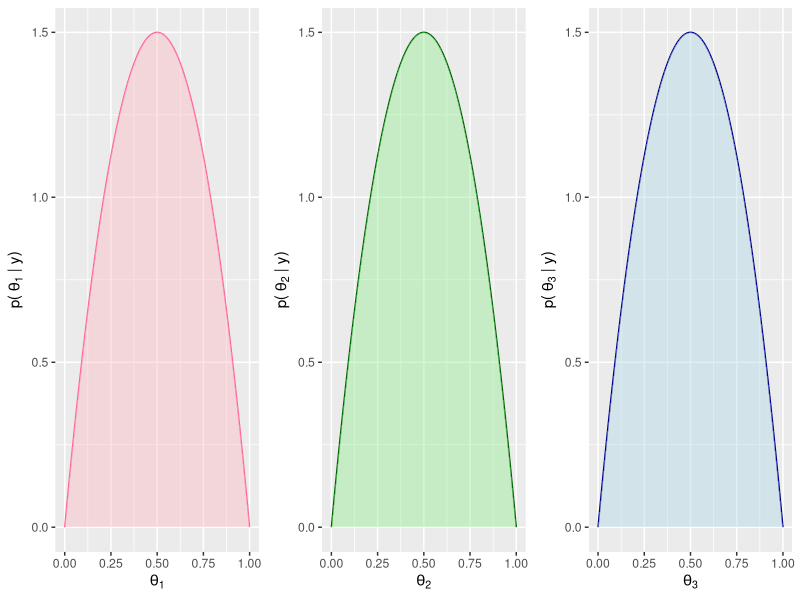
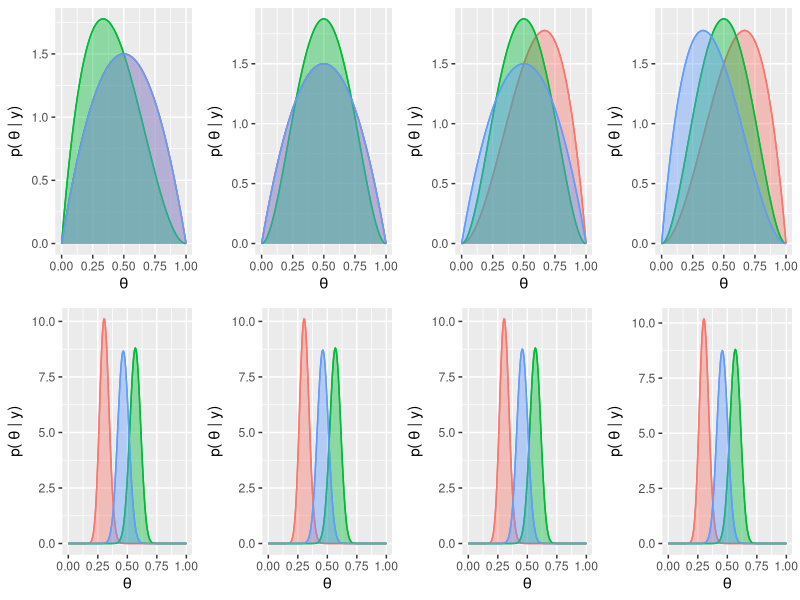
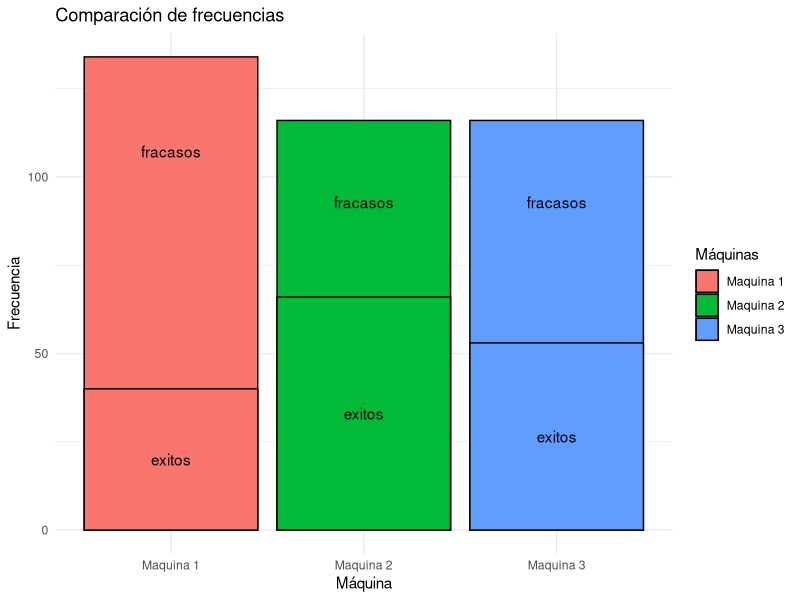
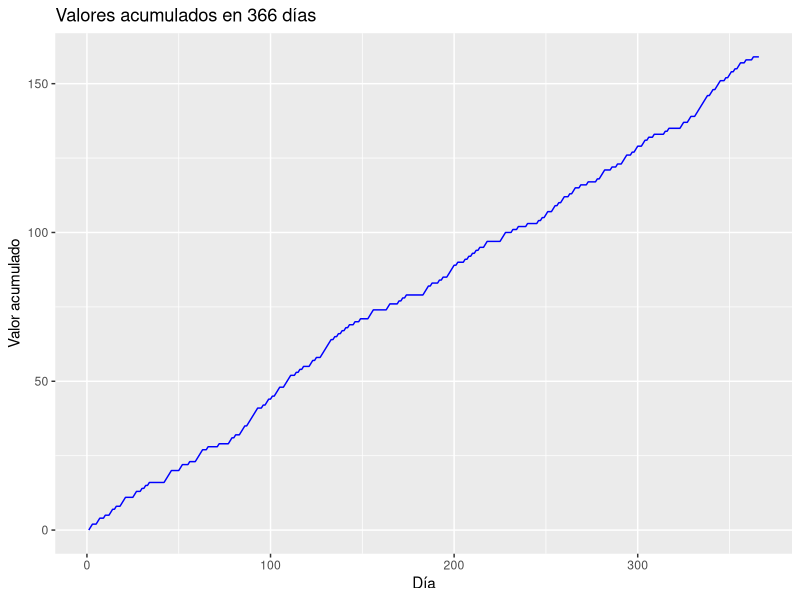
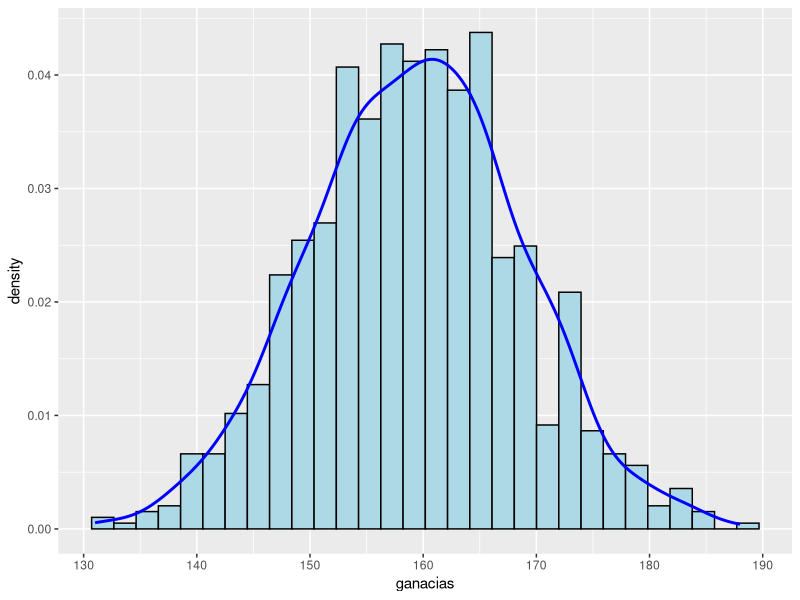
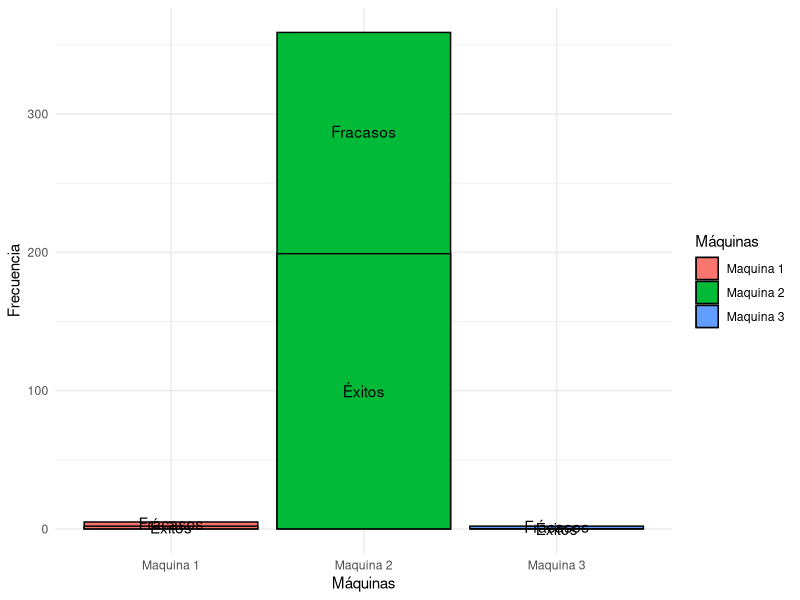
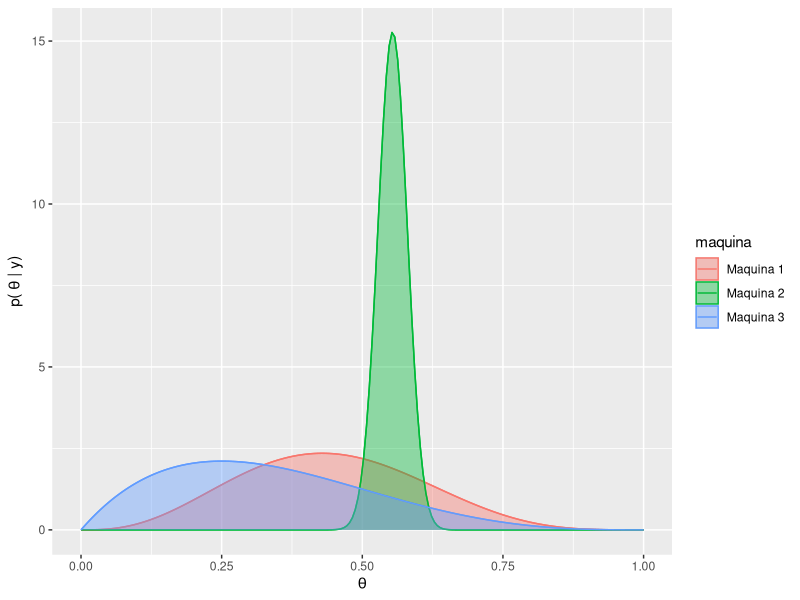
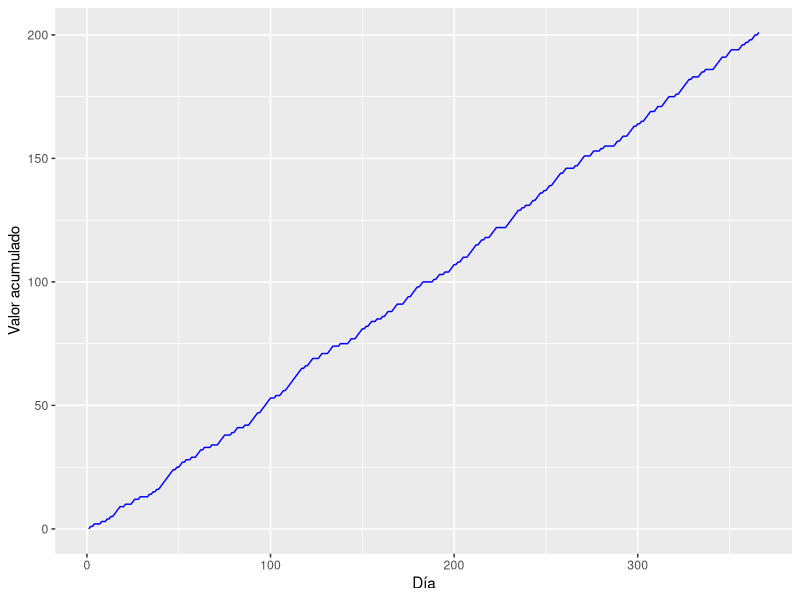

Reproduce these figures in R, in order. (Note: this script raises an error after producing the figures.)
## ---- chunk 1
# Carga de paquetes necesarios
library(ggplot2)
library(dplyr)
library(cowplot)
library(gridExtra)

# Gráfico de prior 
library(ggplot2)
library(cowplot)
library(gridExtra)
x <- seq(0, 1, length.out = 200)
prior1 <- dbeta(x, 2, 2)
prior2 <- dbeta(x, 2, 2)
prior3 <- dbeta(x, 2, 2)

g1<-ggplot(x = x, y = prior1)+
  aes(x = x, y = prior1)+
  geom_line( color = "#FF6699") +
  geom_area(fill = "lightpink", alpha = 0.4, position = "identity") +
  labs(x = bquote(theta[1]), y = expression("p(" ~ theta[1] ~ "| y)")) + 
  theme(legend.position = "none")

g2<-ggplot(x = x, y = prior2)+
  aes(x = x, y = prior2)+
  geom_line( color = "darkgreen") +
  geom_area(fill = "lightgreen", alpha = 0.4, position = "identity") +
  labs(x = bquote(theta[2]), y = expression("p(" ~ theta[2] ~ "| y)")) +
  theme(legend.position = "none")


g3<-ggplot(x = x, y = prior3)+
  aes(x = x, y = prior3)+
  geom_line( color = "darkblue") +
  geom_area(fill = "lightblue", alpha = 0.4, position = "identity") +
  labs(x = bquote(theta[3]), y = expression("p(" ~ theta[3] ~ "| y)")) +
  theme(legend.position = "none")

grid.arrange(g1, g2, g3, ncol = 3)
## ---- chunk 2
# Funciones necesarias
graficar<-function(cont_tiradas, cont_exitos, wins, alphas, betas){
  df <- data.frame(maq = c("Maquina 1", "Maquina 2", "Maquina 3"),
                   freq = cont_tiradas,
                   exitos = cont_exitos,
                   fracasos = cont_tiradas - cont_exitos)
  g1<-ggplot(df, aes(x = maq, fill = maq)) +
    geom_bar(aes(y = freq ), stat = "identity", color = "black") +
    geom_bar(aes(y = exitos ), stat = "identity", color = "black") +
    geom_text(aes(y = exitos, label = "Éxitos"), position = position_stack(vjust = 0.5)) +
    geom_text(aes(y = freq, label = "Fracasos"), position = position_stack(vjust = 0.8)) +
    labs(x = "Máquinas",
         y = "Frecuencia") +
    theme_minimal() +
    guides(fill = guide_legend(title = "Máquinas"))
  
  
  # Crear el gráfico de ganancias
  df <- data.frame(dias = 1:366, wins=wins)
  g2<-ggplot(df, aes(x = dias, y = wins)) +
    geom_line(color = "blue")+
    labs(x = "Día",
         y = "Valor acumulado")
  
  # Crear el gráfico de postiriors
  x1=seq(0,1,length.out =200)
  posterior1=dbeta(x1,alphas[1],betas[1])
  posterior2=dbeta(x1,alphas[2],betas[2])
  posterior3=dbeta(x1,alphas[3],betas[3])
  
  df <- data.frame(
    theta = x1,
    posterior = rep(c(posterior1,posterior2, posterior3), time = 1),
    maquina = rep(c("Maquina 1", "Maquina 2", "Maquina 3"), each = length(x1))
  )
  
  g3<-ggplot(df)+
    aes(x = theta, y = posterior, color = maquina)+
    theme(legend.position = "right")+
    geom_line() +
    geom_area(aes(fill = maquina), alpha = 0.4, position = "identity") +
    labs(x = expression(theta), y = expression("p(" ~ theta ~ "| y)"))
print(g1)
print(g3)
print(g2)
}
## ---- chunk 3
al_azar <- function(lista1) {
  alphas <- lista1[[1]]
  betas <- lista1[[2]]
  tethas <- lista1[[3]]
  prior_df <- lista1[[4]]
  x1=seq(0,1,length.out =200)

  sample <- sample(1:length(alphas), 1)
  juego <- rbinom(1, 1, tethas[sample])
  alphas[sample] <- alphas[sample] + juego
  betas[sample] <- betas[sample] + 1 - juego
  
  postirior <- dbeta(x1, alphas[sample],  betas[sample])
  prior_df[, sample] <- postirior
  salida1_list <- list(alphas, betas, tethas, prior_df, sample, juego)
  return(salida1_list)
}
## ---- chunk 4
set.seed(491)
alphas<-c(2,2,2)
betas<-c(2,2,2)
tethas=c(0.3,0.55,0.45)

x1=seq(0,1,length.out =200)
prior_df <- data.frame(prior1=dbeta(x1,alphas[1],betas[1]), 
                       prior2=dbeta(x1,alphas[2],betas[2]), 
                       prior3=dbeta(x1,alphas[3],betas[3]))

wins=numeric(366)
cont_exitos= c(0,0,0)
cont_tiradas = c(0, 0, 0)
juego=0
sample=0
entrada1_list = list(alphas, betas, tethas, prior_df, sample, juego)
graf_list=list()

for (i in 1:366) {
  entrada1_list=al_azar(lista1=entrada1_list)
  sample <- entrada1_list[[5]]
  juego <- entrada1_list[[6]]
  cont_exitos[sample] <- cont_exitos[sample] + juego
  cont_tiradas[sample] <- cont_tiradas[sample] + 1
  prior_df <- entrada1_list[[4]]

  if(i==1){
    wins[i]=juego
  }else{
    wins[i]=wins[i-1]+juego
  }
  prior_df_largo <- data.frame(
    theta = x1,
    posterior = rep(c(prior_df$prior1, 
                      prior_df$prior2, 
                      prior_df$prior3), time = 1),
    maquina = rep(c("Maquina 1", "Maquina 2", "Maquina 3"), each = 200)
  )
  graf_list[[i]] <- ggplot(prior_df_largo)+
    aes(x = theta, y = posterior, color = maquina)+
    theme(legend.position = "none")+
    geom_line() +
    geom_area(aes(fill = maquina), alpha = 0.4, position = "identity") +
    labs(x = expression(theta), y = expression("p(" ~ theta ~ "| y)"))
}

grid.arrange(graf_list[[1]],graf_list[[2]],graf_list[[3]],graf_list[[4]],
             graf_list[[363]],graf_list[[364]],graf_list[[365]],graf_list[[366]],
             ncol = 4)


# Crear el gráfico de barras
df <- data.frame(maq = c("Maquina 1", "Maquina 2", "Maquina 3"),
                 freq = cont_tiradas,
                 exitos = cont_exitos,
                 fracasos = cont_tiradas - cont_exitos)
ggplot(df, aes(x = maq, fill = maq)) +
  geom_bar(aes(y = freq ), stat = "identity", color = "black") +
  geom_bar(aes(y = exitos ), stat = "identity", color = "black") +
  geom_text(aes(y = exitos, label = "exitos"), position = position_stack(vjust = 0.5)) +
  geom_text(aes(y = freq, label = "fracasos"), position = position_stack(vjust = 0.8)) +
  labs(title = "Comparación de frecuencias",
       x = "Máquina",
       y = "Frecuencia") +
  theme_minimal() +
  guides(fill = guide_legend(title = "Máquinas"))


df <- data.frame(dias = 1:366, wins=wins)

# Crear el gráfico evolucion ganancia
ggplot(df, aes(x = dias, y = wins)) +
  geom_line(color = "blue")+
  labs(title = "Valores acumulados en 366 días",
       x = "Día",
       y = "Valor acumulado")

## ---- chunk 5
n_simulaciones = 1000
wins1_anio = numeric(n_simulaciones)

for (anio in 1:n_simulaciones) {
  alphas<-c(2,2,2)
  betas<-c(2,2,2)
  tethas=c(0.3,0.55,0.45)
  x1=seq(0,1,length.out =200)
  prior_df <- data.frame(prior1=dbeta(x1,alphas[1],betas[1]), 
                         prior2=dbeta(x1,alphas[2],betas[2]), 
                         prior3=dbeta(x1,alphas[3],betas[3]))
  wins=numeric(366)
  cont_exitos= c(0,0,0)
  cont_tiradas = c(0, 0, 0)
  juego=0
  sample=0
  entrada1_list = list(alphas, betas, tethas, prior_df, sample, juego)
  graf_list=list()
  
  for (i in 1:366) {
    entrada1_list=al_azar(lista1=entrada1_list)
    sample <- entrada1_list[[5]]
    juego <- entrada1_list[[6]]
    cont_exitos[sample] <- cont_exitos[sample] + juego
    cont_tiradas[sample] <- cont_tiradas[sample] + 1
    prior_df <- entrada1_list[[4]]
    
    if(i==1){
      wins[i]=juego
    }else{
      wins[i]=wins[i-1]+juego
    }
  }
  wins1_anio[anio] <- wins[366]
}

ganacias_df <- data.frame(anios=1:n_simulaciones, ganacias=wins1_anio)
ggplot(ganacias_df) +
  aes(x = ganacias) +
  geom_histogram(aes(y = ..density..), color = "black", fill = "lightblue", bins = 30) +
  geom_density(color = "blue", size = 1)

print(paste("La ganancia media por año es ",mean(ganacias_df$ganacias),"unidades monetarias"))

## ---- chunk 6
greedy_tasa_obs<-function(lista2){
  fl_calentamiento <- lista2[[5]]
  t <- lista2[[2]]
  tethas <- lista2[[1]]
  if (fl_calentamiento){
    sample <- sample(1:3, 1)
  }
  else{
    sample <- order(t + runif(3,0.001, 0.009), decreasing = TRUE)[1]
  }
  juego <- rbinom(1, 1, tethas[sample])
  lista2_salida<-list(tethas, t, juego, sample, fl_calentamineto)
  return(lista2_salida)
}

## ---- chunk 7
# Defino variables necesarias
tethas=c(0.3,0.55,0.45)
t = c(0.5,0.5,0.5)
cont_exitos= c(0,0,0)
cont_tiradas = c(0, 0, 0)
juego=0
sample=0
fl_calentamineto=FALSE
wins=numeric(366)
lista2_entrada=list(tethas, t, juego, sample, fl_calentamineto)

for(i in 1:366){
  fl_calentamineto <- ifelse(i>10, FALSE, TRUE )

  lista2_entrada <- greedy_tasa_obs(lista2 = lista2_entrada)
  juego <- lista2_entrada[[3]]
  sample <- lista2_entrada[[4]]
  cont_exitos[sample] <- cont_exitos[sample] + juego
  cont_tiradas[sample] <- cont_tiradas[sample] + 1
  lista2_entrada[[2]][sample] <- cont_exitos[sample] / cont_tiradas[sample]
  if(i==1){
    wins[i]=juego
  }else{
    wins[i]=wins[i-1]+juego
  }
}

alphas <- c(2+cont_exitos[1], 2+cont_exitos[2], 2+cont_exitos[3])
betas <- c(2+cont_tiradas[1]-cont_exitos[1],
           2+cont_tiradas[2]-cont_exitos[2],
           2+cont_tiradas[3]-cont_exitos[3])
# Graficos
graficar(cont_tiradas, cont_exitos, wins, alphas, betas)
print(paste("La ganancia de este año es ",wins[366],"unidades monetarias"))
## ---- chunk 8
wins2_anio = numeric(n_simulaciones)

for (anio in 1:n_simulaciones) {
  # Definimos parametros
  tethas=c(0.3,0.55,0.45)
  t = c(0.5,0.5,0.5)
  cont_exitos= c(0,0,0)
  cont_tiradas = c(0, 0, 0)
  juego=0
  sample=0
  fl_calentamineto=TRUE
  wins=numeric(366)
  lista2_entrada=list(tethas, t, juego, sample, fl_calentamineto)
  #Simulamos anio
  for(i in 1:366){
    fl_calentamineto <- ifelse(i>10, FALSE, TRUE )
    
    lista2_entrada <- greedy_tasa_obs(lista2 = lista2_entrada)
    juego <- lista2_entrada[[3]]
    sample <- lista2_entrada[[4]]
    cont_exitos[sample] <- cont_exitos[sample] + juego
    cont_tiradas[sample] <- cont_tiradas[sample] + 1
    lista2_entrada[[2]][sample] <- cont_exitos[sample] / cont_tiradas[sample]
    if(i==1){
      wins[i]=juego
    }else{
      wins[i]=wins[i-1]+juego
    }
  }
  wins2_anio[anio] <- wins[366]
}

ganacias_df <- data.frame(anios=1:n_simulaciones, ganacias=wins2_anio)
ggplot(ganacias_df) +
  aes(x = ganacias) +
  geom_histogram(aes(y = ..density..), color = "black", fill = "lightblue", bins = 30) +
  geom_density(color = "blue", size = 1)
## ---- chunk 9
mean(ganancia_df$wins)
## ---- chunk 10
greedy_prob_posterior<-function(lista3){
  tethas <- lista3[[1]]
  alphas <- lista3[[2]]
  betas <- lista3[[3]]
  
  esperanzas = c(alphas[1]/(alphas[1]+betas[1]),
                alphas[2]/(alphas[2]+betas[2]),
                alphas[3]/(alphas[3]+betas[3]))
  #print(esperanzas)
  sample <- order(esperanzas + runif(3,0.001, 0.009)  , decreasing = TRUE)[1]
  juego <- rbinom(1, 1, tethas[sample])
  alphas[sample] <- alphas[sample] + juego
  betas[sample] <- betas[sample] + 1 - juego
  
  lista3_salida<-list(tethas, alphas, betas, juego, sample)
  return(lista3_salida)
}
## ---- chunk 11
# Defino variables necesarias
tethas=c(0.3,0.55,0.45)
alphas<-c(2,2,2)
betas<-c(2,2,2)
juego=0
sample=0
cont_exitos= c(0,0,0) 
cont_tiradas = c(0, 0, 0)

wins=numeric(366)
lista3_entrada=list(tethas, alphas, betas, juego, sample)

for(i in 1:366){
  lista3_entrada <- greedy_prob_posterior(lista3 = lista3_entrada)
  juego <- lista3_entrada[[4]]
  alphas <- lista3_entrada[[2]]
  betas <- lista3_entrada[[3]]
  sample <- lista3_entrada[[5]]
  cont_exitos[sample] = cont_exitos[sample] + juego 
  cont_tiradas[sample] = cont_tiradas[sample] + 1
  if(i==1){
    wins[i]=juego
  }else{
    wins[i]=wins[i-1]+juego
  }
}
alphas <- lista3_entrada[[2]]
betas<- lista3_entrada[[3]]
# Graficos
graficar(cont_tiradas, cont_exitos, wins, alphas, betas)
print(paste("La ganancia de este año es ",wins[366],"unidades monetarias"))
## ---- chunk 12
wins3_anio=numeric(n_simulaciones)
for (anio in 1:n_simulaciones) {
  # Defino variables necesarias
  tethas=c(0.3,0.55,0.45)
  alphas<-c(2,2,2)
  betas<-c(2,2,2)
  juego=0
  sample=0
  cont_exitos= c(0,0,0) 
  cont_tiradas = c(0, 0, 0)
  
  wins=numeric(366)
  lista3_entrada=list(tethas, alphas, betas, juego, sample)
  
  for(i in 1:366){
    lista3_entrada <- greedy_prob_posterior(lista3 = lista3_entrada)
    juego <- lista3_entrada[[4]]
    alphas <- lista3_entrada[[2]]
    betas <- lista3_entrada[[3]]
    sample <- lista3_entrada[[5]]
    cont_exitos[sample] = cont_exitos[sample] + juego 
    cont_tiradas[sample] = cont_tiradas[sample] + 1
    if(i==1){
      wins[i]=juego
    }else{
      wins[i]=wins[i-1]+juego
    }
  }
  wins3_anio[anio]<-wins[366]
}

ganancia_df <- data.frame(wins = wins3_anio)
ggplot(ganancia_df) +
  aes(x = wins) +
  geom_histogram(aes(y = ..density..), color = "black", fill = "lightblue", bins = 30) +
  geom_density(color = "blue", size = 1)
## ---- chunk 13
mean(mean(ganancia_df$wins))
## ---- chunk 14
set.seed(412)
e_greedy_tasa_obs<-function(lista4){
  e<-lista4[[3]]
  explote<-runif(1)
  lista4[[6]] = 0
  lista4[[7]] = 0
  if(explote<=1-e){#Elige el mejor
    lista4[[7]] = 1 # exploto
    sample <-  order(t + runif(3,0.001, 0.009), decreasing = TRUE)[1]
  }else{#Elige aleatoriamente 
    lista4[[6]] = 1 # exploro
    sample <-  as.numeric(sample(1:3, 1))
  }

  juego <- rbinom(1, 1, tethas[sample])
  lista4_salida<-list(tethas, t, e, juego, sample, lista4[[6]], lista4[[7]])
  return(lista4_salida)
}
## ---- chunk 15
############# e = 0.2 ######################
e=0.2
# Defino variables necesarias
tethas=c(0.3,0.55,0.45)
t = c(0.5,0.5,0.5)
cont_exitos= c(0,0,0) 
cont_tiradas = c(0, 0, 0)
juego=0
sample=0
exploro=0
exploto=0
wins=numeric(366)
lista4_entrada=list(tethas, t, e, juego, sample, exploro, exploto)

for(i in 1:366){
  lista4_entrada <- e_greedy_tasa_obs(lista4 = lista4_entrada)
  juego <- lista4_entrada[[4]]
  sample <- lista4_entrada[[5]]
  exploro <- exploro + lista4_entrada[[6]]
  exploto <- exploto + lista4_entrada[[7]]
  cont_exitos[sample] <- cont_exitos[sample] + juego
  cont_tiradas[sample] <- cont_tiradas[sample] + 1
  lista4_entrada[[2]][sample] <- cont_exitos[sample] / cont_tiradas[sample]
  if(i==1){
    wins[i]=juego
  }else{
    wins[i]=wins[i-1]+juego
  }
}
alphas <- c(2+cont_exitos[1], 2+cont_exitos[2], 2+cont_exitos[3])
betas <- c(2+cont_tiradas[1]-cont_exitos[1],
           2+cont_tiradas[2]-cont_exitos[2],
           2+cont_tiradas[3]-cont_exitos[3])

# Graficos
graficar(cont_tiradas, cont_exitos, wins, alphas, betas)
## ---- chunk 16
graf_list <- list()
j=1
for (e in c(0.1, 0.2, 0.3)){
  wins4_anio=numeric(n_simulaciones)
  for (anio in 1:n_simulaciones) {
    # Defino variables necesarias
    tethas=c(0.3,0.55,0.45)
    t = c(0.5,0.5,0.5)
    cont_exitos= c(0,0,0) 
    cont_tiradas = c(0, 0, 0)
    juego=0
    sample=0
    exploro=0
    exploto=0
    
    wins=numeric(366)
    lista4_entrada=list(tethas, t, e, juego, sample, exploro, exploto)
    
    for(i in 1:366){
      lista4_entrada <- e_greedy_tasa_obs(lista4 = lista4_entrada)
      juego <- lista4_entrada[[4]]
      sample <- lista4_entrada[[5]]
      exploro <- exploro + lista4_entrada[[6]]
      exploto <- exploto + lista4_entrada[[7]]
      cont_exitos[sample] <- cont_exitos[sample] + juego
      cont_tiradas[sample] <- cont_tiradas[sample] + 1
      lista4_entrada[[2]][sample] <- cont_exitos[sample] / cont_tiradas[sample]
      if(i==1){
        wins[i]=juego
      }else{
        wins[i]=wins[i-1]+juego
      }
    }
    wins4_anio[anio]<-wins[366]
  }
  
  ganancia_df <- data.frame(wins = wins4_anio)
  graf_list[[j]] <-ggplot(ganancia_df) + #Reemplazar por boxplots
        aes(x = wins) +
        geom_histogram(aes(y = ..density..), color = "black", fill = "lightblue", bins = 30) +
        geom_density(color = "blue", size = 1)
  j=j+1
}

grid.arrange(graf_list[[1]],
             graf_list[[2]],
             graf_list[[3]],
             ncol=1)
## ---- chunk 17
# Función softmax
softmax= function(tau,pi){
  pr_soft1 = exp(pi[1]/tau)/sum(exp(pi/tau))
  pr_soft2 = exp(pi[2]/tau)/sum(exp(pi/tau))
  pr_soft3 = exp(pi[3]/tau)/sum(exp(pi/tau))
  pr_soft = c(pr_soft1,pr_soft2,pr_soft3)
  return(pr_soft)
}

#Función para una tirada
tirada_softmax <- function(lista5){
  alphas <- lista5[[1]]
  betas <- lista5[[2]]
  tethas <- lista5[[3]]
  pi <- lista5[[4]]
  tau=0.1
  
  sample <- sample(1:3,1,prob=softmax(tau,pi))
  
  juego <- rbinom(1, 1, tethas[sample])
  alphas[sample] <- alphas[sample] + juego
  betas[sample] <- betas[sample] + 1 - juego
  
  lista5_salida<-list(alphas, betas, tethas,pi, juego,  sample)
  return(lista5_salida)
}
## ---- chunk 18
# Defino variables necesarias
tethas=c(0.3,0.55,0.45)
alphas<-c(2,2,2)
betas<-c(2,2,2)
pi <- c(0.5,0.5,0.5)
cont_exitos= c(0,0,0) 
cont_tiradas = c(0, 0, 0)

wins=numeric(366)
lista5_entrada=list(alphas,betas, tethas,pi)

for(i in 1:366){
  lista5_entrada <- tirada_softmax(lista5_entrada)
  juego <- lista5_entrada[[5]]
  alphas <- lista5_entrada[[1]]
  betas <- lista5_entrada[[2]]
  sample <- lista5_entrada[[6]]
  cont_exitos[sample] = cont_exitos[sample] + juego 
  cont_tiradas[sample] = cont_tiradas[sample] + 1
  lista5_entrada[[4]][sample] <- cont_exitos[sample] / cont_tiradas[sample]
  if(i==1){
    wins[i]=juego
  }else{
    wins[i]=wins[i-1]+juego
  }
}

#Gráficos
graficar(cont_tiradas, cont_exitos, wins, alphas, betas)


## ---- chunk 19
n_simulaciones=1000

wins5_anio=numeric(n_simulaciones)
for (anio in 1:n_simulaciones) {
  # Defino variables necesarias
  tethas=c(0.3,0.55,0.45)
  alphas<-c(2,2,2)
  betas<-c(2,2,2)
  pi <- c(0.5,0.5,0.5)
  cont_exitos= c(0,0,0) 
  cont_tiradas = c(0, 0, 0)
  
  wins=numeric(366)
  lista5_entrada=list(alphas,betas, tethas,pi)
  
  for(i in 1:366){
    lista5_entrada <- tirada_softmax(lista5_entrada)
    juego <- lista5_entrada[[5]]
    alphas <- lista5_entrada[[1]]
    betas <- lista5_entrada[[2]]
    sample <- lista5_entrada[[6]]
    cont_exitos[sample] = cont_exitos[sample] + juego 
    cont_tiradas[sample] = cont_tiradas[sample] + 1
    lista5_entrada[[4]][sample] <- cont_exitos[sample] / cont_tiradas[sample]
    if(i==1){
      wins[i]=juego
    }else{
      wins[i]=wins[i-1]+juego
    }
  }
  wins5_anio[anio]<-wins[366]
}

ganancia_df <- data.frame(wins = wins5_anio)
ggplot(ganancia_df) +
  aes(x = wins) +
  geom_histogram(aes(y = ..density..), color = "black", fill = "lightblue", bins = 30) +
  geom_density(color = "blue", size = 1)
## ---- chunk 20
upper_bound <- function(lista6){
  tethas <- lista6[[1]]
  alphas <- lista6[[2]]
  betas <- lista6[[3]]
  
  UCB <- c(qbeta(0.95, alphas[1], betas[1]), 
           qbeta(0.95, alphas[2], betas[2]), 
           qbeta(0.95, alphas[3], betas[3]))
  sample <- order(UCB + runif(3, 0.001, 0.009), decreasing = TRUE)[1]
  juego <- rbinom(1, 1, tethas[sample])
  alphas[sample] <- alphas[sample] + juego
  betas[sample] <- betas[sample] + 1 - juego
  
  lista6_salida<-list(tethas, alphas, betas, UCB, juego, sample, cont_exitos, cont_tiradas)
  return(lista6_salida)
}
## ---- chunk 21
# Defino variables necesarias
tethas=c(0.3,0.55,0.45)
cont_exitos= c(0,0,0) 
cont_tiradas = c(0, 0, 0)
juego=0
UCB <- c(0, 0, 0)
alphas <- c(2, 2, 2)
betas <- c(2, 2, 2)
wins <- c(0, 0, 0)
lista6_entrada <- list(tethas, alphas, betas, UCB, juego, sample, cont_exitos, cont_tiradas)

for(i in 1:366){
  lista6_entrada <- upper_bound(lista6 = lista6_entrada)
  juego <- lista6_entrada[[5]]
  alphas <- lista6_entrada[[2]]
  betas <- lista6_entrada[[3]]
  sample <- lista6_entrada[[6]]
  cont_exitos <- lista6_entrada[[7]]
  cont_tiradas <- lista6_entrada[[8]]
  cont_exitos[sample] = cont_exitos[sample] + juego 
  cont_tiradas[sample] = cont_tiradas[sample] + 1
  if(i==1){
    wins[i]=juego
  }else{
    wins[i]=wins[i-1]+juego
  }
}

#Graficos
graficar(cont_tiradas, cont_exitos, wins, alphas, betas)

## ---- chunk 22
wins6_anio=numeric(n_simulaciones)
for (anio in 1:n_simulaciones) {
  # Defino variables necesarias
  tethas=c(0.3,0.55,0.45)
  alphas<-c(2,2,2)
  betas<-c(2,2,2)
  juego=0
  sample=0
  cont_exitos= c(0,0,0) 
  cont_tiradas = c(0, 0, 0)
  
  wins=numeric(366)
  lista6_entrada <- list(tethas, alphas, betas, UCB, juego, sample, cont_exitos, cont_tiradas)
  
  for(i in 1:366){
    lista6_entrada <- upper_bound(lista6 = lista6_entrada)
    juego <- lista6_entrada[[5]]
    alphas <- lista6_entrada[[2]]
    betas <- lista6_entrada[[3]]
    sample <- lista6_entrada[[6]]
    cont_exitos <- lista6_entrada[[7]]
    cont_tiradas <- lista6_entrada[[8]]
    cont_exitos[sample] = cont_exitos[sample] + juego 
    cont_tiradas[sample] = cont_tiradas[sample] + 1
    if(i==1){
      wins[i]=juego
    }else{
      wins[i]=wins[i-1]+juego
    }
  }
  wins6_anio[anio]<-wins[366]
}

ganancia_df <- data.frame(wins = wins6_anio)
ggplot(ganancia_df) +
  aes(x = wins) +
  geom_histogram(aes(y = ..density..), color = "black", fill = "lightblue", bins = 30) +
  geom_density(color = "blue", size = 1)
## ---- chunk 23
thompson_sampling <- function(lista7){
  alphas <- lista7[[1]]
  betas <- lista7[[2]]
  tethas <- lista7[[3]]
  muestra<- c(rbeta(1,alphas[1],betas[1]), 
               rbeta(1,alphas[2],betas[2]), 
               rbeta(1,alphas[3],betas[3]))
  #print(muestra)
  sample <- order(muestra, decreasing = TRUE)[1]
  juego <- rbinom(1, 1, tethas[sample])
  alphas[sample] <- alphas[sample] + juego
  betas[sample] <- betas[sample] + 1 - juego
  
  lista7_salida<-list(alphas, betas, tethas,  muestra, juego,  sample)
  return(lista7_salida)
}
## ---- chunk 24
# Defino variables necesarias
alphas<-c(2,2,2)
betas<-c(2,2,2)
tethas=c(0.3,0.55,0.45)
wins=numeric(366)
cont_exitos= c(0,0,0)
cont_tiradas = c(0, 0, 0)
juego=0
sample=0
muestra=c()

lista7_entrada<-list(alphas, betas, tethas,  muestra, juego,  sample)

for(i in 1:366){
  lista7_entrada <- thompson_sampling( lista7_entrada )
  juego <- lista7_entrada[[5]]
  sample <- lista7_entrada[[6]]
  cont_exitos[sample] <- cont_exitos[sample] + juego
  cont_tiradas[sample] <- cont_tiradas[sample] + 1

  if(i==1){
    wins[i]=juego
  }else{
    wins[i]=wins[i-1]+juego
  }
}
alphas <- lista7_entrada[[1]]
betas <- lista7_entrada[[2]]
# Graficar
graficar(cont_tiradas, cont_exitos, wins, alphas, betas)

## ---- chunk 25
wins7_anio=numeric(n_simulaciones)
for (anio in 1:n_simulaciones) {
  alphas<-c(2,2,2)
  betas<-c(2,2,2)
  tethas=c(0.3,0.55,0.45)
  wins=numeric(366)
  cont_exitos= c(0,0,0)
  cont_tiradas = c(0, 0, 0)
  juego=0
  sample=0
  muestra=c()
  
  lista7_entrada<-list(alphas, betas, tethas,  muestra, juego,  sample)
  
  for(i in 1:366){
    lista7_entrada <- thompson_sampling( lista7_entrada )
    juego <- lista7_entrada[[5]]
    sample <- lista7_entrada[[6]]
    cont_exitos[sample] <- cont_exitos[sample] + juego
    cont_tiradas[sample] <- cont_tiradas[sample] + 1
    
    if(i==1){
      wins[i]=juego
    }else{
      wins[i]=wins[i-1]+juego
    }
  }
  wins7_anio[anio]<-wins[366]
}

ganancia_df <- data.frame(wins = wins7_anio)
ggplot(ganancia_df) +
  aes(x = wins) +
  geom_histogram(aes(y = ..density..), color = "black", fill = "lightblue", bins = 30) +
  geom_density(color = "blue", size = 1)

